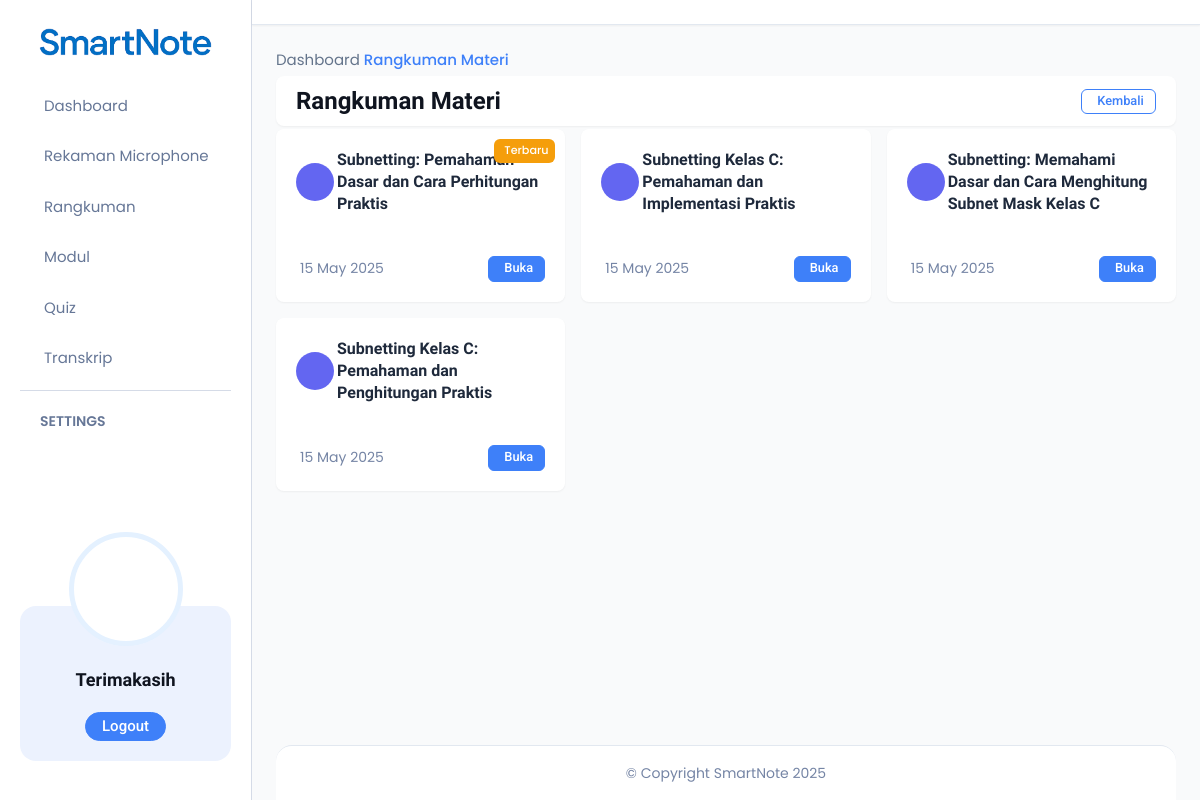
The page /summary (signed in) on the database its author committed.
### app/models.py (models this page shows)
class Summarize(db.Model):
    id = db.Column(db.Integer, primary_key=True)
    data_summary = db.Column(db.Text)
    created_at = db.Column(db.DateTime, default=datetime.utcnow)
    transkrip_id = db.Column(db.Integer, db.ForeignKey('transkrip.id'), nullable=False)
    user_id = db.Column(db.Integer, db.ForeignKey('user.id'), nullable=False)

### app/routes/summarize.py (the view)
@summarize_bp.route('/summary')
def list_summary():
    user_id = session.get('user_id')
    if not user_id:
        return redirect(url_for('auth.login'))
    all_summary = Summarize.query.filter_by(user_id=user_id).order_by(Summarize.created_at.desc()).all()
    for s in all_summary:
        try:
            parsed = json.loads(s.data_summary)
            s.judul_rangkuman = parsed[0].get('judul_rangkuman', None)
            s.pengertian_utama = parsed[0].get('pengertian_utama', None)
        except Exception:
            s.judul_rangkuman = None
            s.pengertian_utama = None
    return render_template('list_summary.html', summary_list=all_summary)

### app/templates/list_summary.html (shortened to what this page needs)
<!DOCTYPE html>
<html lang="id">
    <head>
        <link rel="stylesheet" href="{{ url_for('static', filename='assets/css/bootstrap.min.css') }}">
        <link href="https://unpkg.com/phosphor-icons@1.4.2/src/css/icons.min.css" rel="stylesheet">
        <link rel="stylesheet" href="https://cdn.jsdelivr.net/npm/@phosphor-icons/web@2.0.3/src/regular/style.min.css">
        <link rel="stylesheet" href="https://cdn.datatables.net/2.0.8/css/dataTables.dataTables.min.css">
        <link rel="stylesheet" href="{{ url_for('static', filename='assets/css/full-calendar.css') }}">
        <link rel="stylesheet" href="{{ url_for('static', filename='assets/css/jquery-ui.css') }}">
        <link rel="stylesheet" href="{{ url_for('static', filename='assets/css/editor-quill.css') }}">
        <link rel="stylesheet" href="{{ url_for('static', filename='assets/css/apexcharts.css') }}">
        <link rel="stylesheet" href="{{ url_for('static', filename='assets/css/calendar.css') }}">
        <link rel="stylesheet" href="{{ url_for('static', filename='assets/css/jquery-jvectormap-2.0.5.css') }}">
        <link rel="stylesheet" href="{{ url_for('static', filename='assets/css/main.css') }}">
    </head>
<body>
  {% include 'components/sidebar.html' %}
  <div class="dashboard-main-wrapper">
    <div class="top-navbar">
    </div>
    <div class="dashboard-body">
      <div class="d-flex justify-content-between align-items-center mb-4 flex-wrap">
        <div class="breadcrumb">
          <ul class="d-flex align-items-center gap-2 mb-0 p-0" style="list-style: none;">
            <li><a href="{{ url_for('auth.dashboard') }}" class="text-decoration-none">Dashboard</a></li>
            <li><span class="text-main-600">Rangkuman Materi</span></li>
          </ul>
        </div>
      </div>
      <div class="card mb-3">
        <div class="card-body py-3">
          <div class="row align-items-center">
            <div class="col-md-8">
              <h2 class="mb-0 fw-bold" style="font-size: 1.5rem;">Rangkuman Materi</h2>
            </div>
            <div class="col-md-4 text-md-end mt-2 mt-md-0">
              <a href="{{ url_for('auth.dashboard') }}" class="btn btn-outline-main btn-sm">
                 Kembali
              </a>
            </div>
          </div>
        </div>
      </div>
      <div class="row g-4">
        {% for summary in summary_list %}
        <div class="col-md-6 col-lg-4">
          <div class="card card-summary position-relative">
            {% if loop.index == 1 %}
            <span class="featured-badge">
               Terbaru
            </span>
            {% endif %}
            <div class="card-body">
              <div class="d-flex align-items-center mb-0">
                <div class="summary-icon me-3">
                </div>
                <h5 class="card-title mb-0">
                  {{ summary.judul_rangkuman if summary.judul_rangkuman else 'Tanpa Judul' }}
                </h5>
              </div>
            </div>
            <div class="card-footer border-0">
              <div class="d-flex justify-content-between align-items-center">
                <span class="text-gray-200">
                   {{ summary.created_at.strftime('%d %b %Y') }}
                </span>
                <a href="{{ url_for('summarize.show_summary', summarize_id=summary.id) }}"
                  class="btn btn-main btn-sm">
                   Buka
                </a>
              </div>
            </div>
          </div>
        </div>
        {% endfor %}
      </div>
    </div>
    <div class="dashboard-footer">
      <div class="d-flex justify-content-center">
        <p class="text-gray-200 mb-0">&copy; Copyright SmartNote 2025</p>
      </div>
    </div>
  </div>
</body>
</html>

### app/templates/list_summary.html (style rules this page uses)
:root { --primary-color: #6366f1; --primary-light: #818cf8; --primary-dark: #4f46e5; --secondary-color: #10b981; --accent-color: #f59e0b; --dark-color: #1e293b; --light-color: #f8fafc; --gray-light: #e2e8f0; --gray-medium: #94a3b8; --gray-dark: #64748b; --shadow-sm: 0 1px 2px rgba(0,0,0,0.05); --shadow-md: 0 4px 6px -1px rgba(0,0,0,0.1); --shadow-lg: 0 10px 15px -3px rgba(0,0,0,0.1); --radius-sm: 0.375rem; --radius-md: 0.5rem; --radius-lg: 0.75rem; }
body { font-family: 'Poppins', sans-serif; background-color: #f9fafb; color: var(--dark-color); }
.dashboard-main-wrapper { background-color: #f9fafb; }
.top-navbar { background-color: white; box-shadow: var(--shadow-sm); padding: 0.75rem 1.5rem; border-bottom: 1px solid var(--gray-light); }
.breadcrumb { margin-bottom: 0 !important; }
.breadcrumb a { color: var(--gray-dark); transition: color 0.2s; }
.breadcrumb .text-main-600 { color: var(--primary-color); font-weight: 500; }
.dashboard-body { padding: 1.5rem; }
.card { border: none; border-radius: var(--radius-md); box-shadow: var(--shadow-sm); transition: all 0.3s ease; overflow: hidden; }
.card-summary { height: 100%; transition: transform 0.3s, box-shadow 0.3s; border-radius: var(--radius-md); background: white; position: relative; display: flex; flex-direction: column; }
.card-body { padding: 1.25rem; flex: 1; }
.card-footer { padding: 1rem 1.25rem; background-color: white; border-top: 1px solid var(--gray-light); }
.card-title { color: var(--dark-color); font-weight: 600; font-size: 1rem; line-height: 1.4; }
.btn { font-weight: 500; padding: 0.4rem 1rem; border-radius: var(--radius-sm); transition: all 0.2s; }
.btn-main { background-color: var(--primary-color); border-color: var(--primary-color); color: white; }
.btn-outline-main { border-color: var(--primary-color); color: var(--primary-color); }
.btn-sm { padding: 0.35rem 0.7rem; font-size: 0.8rem; }
.summary-icon { width: 38px; height: 38px; display: flex; align-items: center; justify-content: center; border-radius: 50%; background-color: var(--primary-color); color: white; font-size: 1.1rem; flex-shrink: 0; }
.featured-badge { position: absolute; top: 10px; right: 10px; background-color: var(--accent-color); color: white; border-radius: var(--radius-sm); padding: 0.35em 0.6em; font-size: 0.7rem; font-weight: 500; z-index: 1; }
.text-gray-200 { color: var(--gray-medium); font-size: 0.875rem; }
.dashboard-footer { padding: 1rem 1.5rem; background-color: white; border-top: 1px solid var(--gray-light); }
.card-summary { animation: fadeInUp 0.4s ease forwards; }
.row.g-4 { --bs-gutter-x: 1rem; --bs-gutter-y: 1rem; }

### rows shown on the page
Summarize: shows "Terbaru", judul_rangkuman "Subnetting: Pemahaman Dasar dan Cara Perhitungan Praktis", created_at "15 May 2025"
Summarize: judul_rangkuman "Subnetting Kelas C: Pemahaman dan Implementasi Praktis", created_at "15 May 2025"
Summarize: judul_rangkuman "Subnetting: Memahami Dasar dan Cara Menghitung Subnet Mask Kelas C", created_at "15 May 2025"
Summarize: judul_rangkuman "Subnetting Kelas C: Pemahaman dan Penghitungan Praktis", created_at "15 May 2025"
